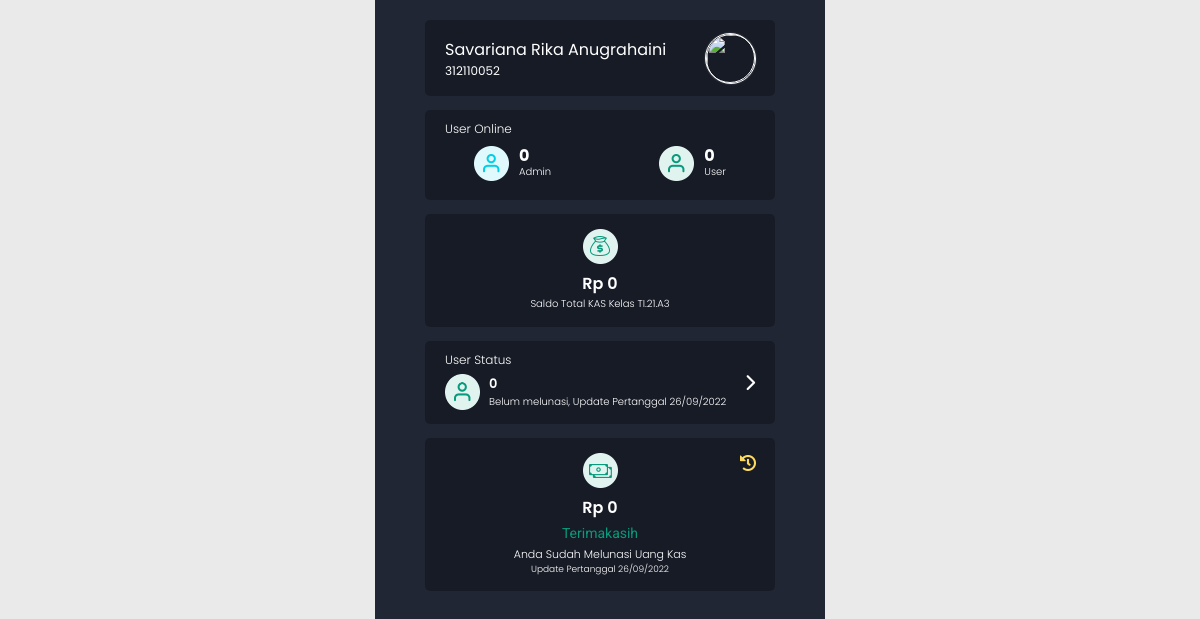
The page /index.php (signed in) on the database its author committed.
### tables this page shows
CREATE TABLE `akun` (
  `id` int(11) NOT NULL,
  `nim` varchar(10) NOT NULL,
  `password` varchar(300) NOT NULL,
  `nama` varchar(255) NOT NULL,
  `foto` varchar(300) NOT NULL DEFAULT 'foto_default.jpg',
  `role` varchar(100) NOT NULL,
  `status` varchar(100) NOT NULL DEFAULT 'aktif',
  `no_wa` varchar(100) NOT NULL,
  `banyak_tunggakan` int(11) NOT NULL,
  `total_tagihan` int(11) NOT NULL,
  `time` int(30) NOT NULL
);

CREATE TABLE `total` (
  `id` int(11) NOT NULL,
  `saldo` int(200) NOT NULL,
  `s_keluar` int(200) NOT NULL,
  `s_masuk` int(200) NOT NULL
);

CREATE TABLE `jadwal_tagihan` (
  `id` int(11) NOT NULL,
  `tanggal` varchar(100) NOT NULL,
  `nominal` int(11) NOT NULL,
  `belum_bayar` int(11) NOT NULL
);

### index.php (the view, shortened to what this page needs)
<?php
include "connect.php";
include "head.php";
$nim = $_SESSION["nim"];
$id = $_SESSION["id"];
$profil = mysqli_fetch_assoc(mysqli_query($conn, "SELECT * FROM akun WHERE id = '$id'"));
$tb_total = mysqli_fetch_assoc(mysqli_query($conn, "SELECT * FROM total WHERE id=1"));
$tb_tagihan = mysqli_fetch_assoc(mysqli_query($conn, "SELECT * FROM jadwal_tagihan  ORDER BY id DESC LIMIT 1;"));
$blm_bayar = 0;
?>
  <div class="container2">
    <div class="cardHome-1">
      <div>
        <h2><?= strtolower($profil["nama"]) ?></h2>
        <p><?= $nim ?></p>
      </div>
      <a href="profil.php">
        <?php
        if($profil["foto"] === 'foto_default.jpg'){
          echo ""?> <img src="img/profil/foto_default.jpg"> <?php "";
        }else{
          echo ""?> <img src="<?=$profil["foto"]?>" > <?php "";
        }
        ?>
      </a>
    </div>
    <div class="cardHome-2">
      <h3>User Online</h3>
      <div class="box">
        <div>
          <img src="img/icon/icon-2.png" alt="icon" width="35">
          <div>
            <h4 id='admin-aktif'>0</h4>
            <p>Admin</p>
          </div>
        </div>
        <div>
          <img src="img/icon/icon-3.png" alt="icon" width="35">
          <div>
            <h4 id='user-aktif'>0</h4>
            <p>User</p>
          </div>
        </div>
      </div>
    </div>
    <div class="cardHome-3">
      <img src="img/icon/icon-4.png" alt="icon" width="35">
      <h2>Rp <?= number_format($tb_total['saldo'], 0, ',', '.'); ?></h2>
      <p>Saldo Total KAS Kelas TI.21.A3</p>
    </div>
    <div class="cardHome-4">
      <h3>User Status</h3>
      <div class="box">
        <div>
          <img src="img/icon/icon-3.png" alt="icon" width="35">
          <div>
            <h4><?=$blm_bayar?></h4>
            <p>Belum melunasi, Update Pertanggal <?=$tb_tagihan['tanggal'];?></p>
          </div>
        </div>
        <i class="fa-solid fa-chevron-right"></i>
      </div>
    </div>
    <?php
    if($profil['total_tagihan'] == 0){
    ?>
      <div class="cardHome-555">
        <a class="riwayat" href=""><img src="img/icon/icon-6.png" alt="icon" width="16"></a>
        <div class="box">
          <img src="img/icon/icon-5.png" alt="icon" width="35">
          <h3>Rp <?= number_format($profil['total_tagihan'], 0, ',', '.'); ?></h3>
          <h4>Terimakasih</h4>
          <div>
            <p>Anda Sudah Melunasi Uang Kas</p>
            <p>Update Pertanggal <?=$tb_tagihan['tanggal'];?></p>
          </div>
        </div>
      </div>
    <?php
    }
      ?>
  </div>
<?php
include "footer.php";
?>

### css/home.css (style rules this page uses)
.container2 { max-width: 450px; min-height: 100vh; margin: 0 auto; background-color: #212635; padding: 20px 0; }
.cardHome-1 { max-width: 350px; height: 76px; background-color: #0000004a; border-radius: 5px; display: flex; flex-direction: row; justify-content: space-between; padding: 0 20px; align-items: center; margin: 0 auto; }
.cardHome-1 > div { display: flex; flex-direction: column; }
.cardHome-1 > div > h2 { font-family: 'Poppins', sans-serif; font-size: 16px; font-weight: 400; color: #fff; text-transform: capitalize; }
.cardHome-1 > div > p { font-family: 'Poppins', sans-serif; font-size: 12px; font-weight: 400; color: #fff; }
.cardHome-1 > a, .cardHome-1 img { border-radius: 50%; width: 50px; height: 50px; background-position: center; object-fit: cover; cursor: pointer; box-shadow: 0px 0px 2px #ffffff40; transition: .3s; border: 1px solid #fff; }
.cardHome-2 { max-width: 350px; height: 90px; background-color: #0000004a; border-radius: 5px; display: flex; flex-direction: column; gap: 5px; padding: 10px 20px; align-items: left; margin: 0 auto; margin-top: 14px; }
.cardHome-2 > h3 { font-family: 'Poppins', sans-serif; color: #fff; font-size: 12px; font-weight: 300; }
.cardHome-2 > .box { display: flex; flex-direction: row; justify-content: space-around; gap: 50px; }
.cardHome-2 > .box > div { display: flex; flex-direction: row; gap: 10px; align-items: center; }
.cardHome-2 > .box > div > img { width: 35px; height: 35px; }
.cardHome-2 > .box > div > div { font-family: 'Poppins', sans-serif; color: #fff; }
.cardHome-2 > .box > div > div > p { position: relative; top: -4px; font-weight: 300; font-size: 10px; }
.cardHome-3 { max-width: 350px; height: max-content; background-color: #0000004a; border-radius: 5px; text-align: center; margin: 0 auto; margin-top: 14px; padding: 15px; }
.cardHome-3 > img { width: 35px; height: 35px; }
.cardHome-3 > h2 { font-family: 'Poppins', sans-serif; font-size: 16px; font-weight: 600; color: #fff; }
.cardHome-3 > p { font-family: 'Poppins', sans-serif; font-size: 10px; font-weight: 300; color: #fff; }
.cardHome-4 { max-width: 350px; height: 83px; background-color: #0000004a; border-radius: 5px; display: flex; flex-direction: column; gap: 5px; padding: 10px 20px; align-items: left; margin: 0 auto; margin-top: 14px; cursor: pointer; transition: .3s; }
.cardHome-4 > h3 { font-family: 'Poppins', sans-serif; color: #fff; font-size: 12px; font-weight: 300; }
.cardHome-4 > .box { display: flex; flex-direction: row; justify-content: space-between; }
.cardHome-4 > .box > div { display: flex; flex-direction: row; gap: 9px; }
.cardHome-4 > .box > i { font-size: 17px; color: #fff; }
.cardHome-4 > .box > div > div > h4 { font-family: 'Poppins', sans-serif; color: #fff; font-size: 13px; font-weight: 600; }
.cardHome-4 > .box > div > div > p { font-family: 'Poppins', sans-serif; color: #fff; font-size: 10px; font-weight: 300; }
.cardHome-555, .cardHome-55, .cardHome-5 { max-width: 350px; height: max-content; background-color: #0000004a; border-radius: 5px; text-align: center; margin: 0 auto; margin-top: 14px; padding: 15px; }
.cardHome-555 > .riwayat, .cardHome-55 > .riwayat, .cardHome-5 > .riwayat { position: absolute; margin-left: 140px; transition: .3s; }
.cardHome-555 > .box, .cardHome-55 > .box, .cardHome-5 > .box { text-align: center; }
.cardHome-555 > .box > h3, .cardHome-55 > .box > h3, .cardHome-5 > .box > h3 { font-family: 'Poppins', sans-serif; color: #fff; font-size: 16px; font-weight: 600; }
.cardHome-555 > .box > h4 { font-family: 'Roboto', sans-serif; color: #089A7C; font-size: 14px; font-weight: 400; margin: 5px 0; }
.cardHome-555 > .box > div > p:nth-child(1), .cardHome-55 > .box > div > p:nth-child(1), .cardHome-5 > .box > div > p:nth-child(1) { font-family: 'Poppins', sans-serif; color: #fff; font-size: 11px; font-weight: 300; }
.cardHome-555 > .box > div > p:nth-child(2), .cardHome-55 > .box > div > p:nth-child(2), .cardHome-5 > .box > div > p:nth-child(2) { font-family: 'Poppins', sans-serif; color: #fff; font-size: 9px; font-weight: 300; }

### rows shown on the page
akun: nama "Savariana Rika Anugrahaini", total_tagihan "0"
total: saldo "0"
jadwal_tagihan: tanggal "26/09/2022"

### other values the page prints
$nim "312110052"
$blm_bayar "0"
